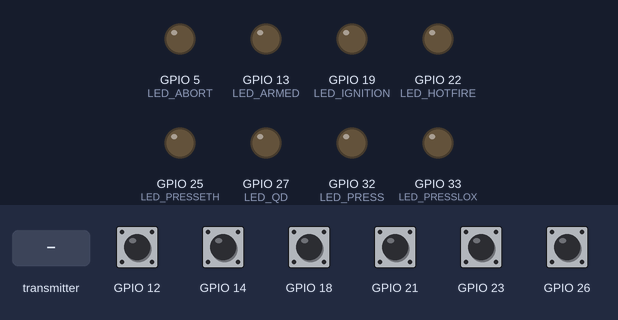
Recording of a sketch running on a simulated ESP32. On the bench: output pins drawn as LEDs (lit = HIGH). The inputs (shaded band) are chosen by the test bench; at power-on: GPIO 12, GPIO 14, GPIO 18, GPIO 21, GPIO 23, GPIO 26 HIGH. What the sketch prints to the serial monitor is not drawn.

Above: at 1.2 s.
1.3 s: GPIO 18 pulled LOW for 0.15 s
At 1.42 s:
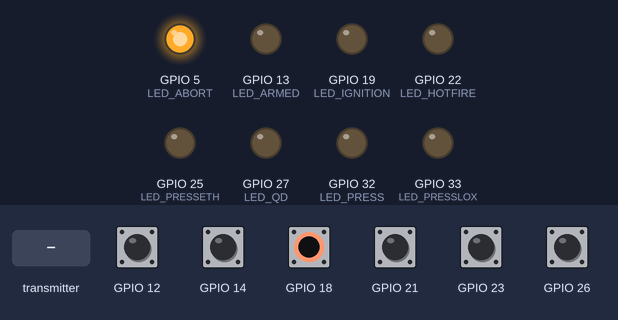
3.0 s: GPIO 14 pulled LOW for 0.15 s
4.7 s: the transmitter starts sending messageTime = 0
Timing chart, 0 to 7.7 s (numbered marks = the images above; inputs shaded):
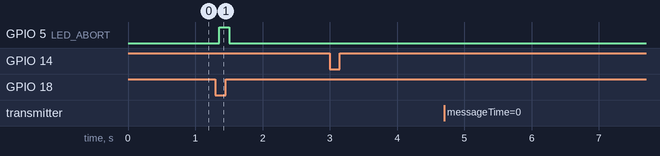

Measured:
- after the input at 1.3 s, GPIO 5 (LED_ABORT): LOW → HIGH after 0.05 s, → LOW 0.15 s later
- after the input at 3.0 s, every drawn part: stays the same
- after the input at 4.7 s, every drawn part: stays the same

The sketch:

COMBoard_LE2.ino
```cpp
/*
This code runs on the COM ESP32 and has a couple of main tasks.
1. Receive sensor data from DAQ ESP32
2. Send servo commands to DAQ ESP32
*/

#include <esp_now.h>
#include <WiFi.h>
#include <Wire.h>
#include <Arduino.h>
#include "HX711.h"
#include <ezButton.h>
#include "avdweb_Switch.h"
#include "freertos/FreeRTOS.h"
#include "freertos/Task.h"

//IF YOU WANT TO DEBUG, SET THIS TO 1. IF NOT SET ZERO
int DEBUG = 0;

Switch SWITCH_ARMED = Switch(14);  //correct
Switch SWITCH_PRESS = Switch(12);  //correct
Switch SWITCH_QD = Switch(26);   //  correct
Switch SWITCH_IGNITION = Switch(21);
Switch SWITCH_HOTFIRE = Switch(23);
Switch SWITCH_ABORT = Switch(18);
#define LED_ARMED 13   //correct
#define LED_PRESSETH 25 //correct
#define LED_PRESSLOX 33 //corect
#define LED_PRESS 32 //correct
#define LED_QD 27 //correct
#define LED_IGNITION 19 //
#define LED_HOTFIRE 22  //correct
#define LED_ABORT 5

float pressTime = 0;

 String success;
String message;
 int COMState;
 bool pressComplete = false;
 bool ethComplete = false;
 bool oxComplete = false;
 short int queueSize = 0;

esp_now_peer_info_t peerInfo;

//TIMING VARIABLES
 int state;
int serialState;
 int manualState;
 int DAQState;
 int loopStartTime;
int sendDelay = 50;   //Measured in ms
enum STATES {IDLE, ARMED, PRESS, QD, IGNITION, HOTFIRE, ABORT};
//#define DEBUG_IDLE 90
//#define DEBUG_ARMED 91
//#define DEBUG_PRESS 92
//#define DEBUG_QD 93
//#define DEBUG_IGNITION 94
//#define DEBUG_HOTFIRE 95
//#define DEBUG_ABORT 96
double lastPrintTime = 0;
int debug_state = 0;

float currTime = 0;
float loopTime = 0;

float sendTime = 0;
float receiveTime = 0;

//ENSURE IP ADDRESS IS CORRECT FOR DEVICE IN USE!!!
//DAQ Breadboard {0x24, 0x62, 0xAB, 0xD2, 0x85, 0xDC}
//DAQ Protoboard {0x0C, 0xDC, 0x7E, 0xCB, 0x05, 0xC4}
//NON BUSTED DAQ {0x7C, 0x9E, 0xBD, 0xD8, 0xFC, 0x14}
// {0xC4, 0xDD, 0x57, 0x9E, 0x96, 0x34};
// HOTFIRE ADDRESS --> uint8_t broadcastAddress[] = {0xC8, 0xF0, 0x9E, 0x50, 0x23, 0x34}; //Core board 1
uint8_t broadcastAddress[] = {0x48, 0xE7, 0x29, 0xA3, 0x0D, 0xA8};
//uint8_t broadcastAddress[] = {0xB0, 0xA7, 0x32, 0xDE, 0xD3, 0x1C}; //Core board 2
//{0x30, 0xC6, 0xF7, 0x2A, 0x28, 0x04}

//Structure example to send data
//Must match the receiver structure
struct struct_message {
  int messageTime;

  float PT_O1_raw;
  float PT_O2_raw;
  float PT_E1_raw;
  float PT_E2_raw;
  float PT_C1_raw;
  float LC_1_raw;
  float LC_2_raw;
  float LC_3_raw;
  float TC_1_raw;
  float TC_2_raw;

  float PT_O1_filtered;
  float PT_O2_filtered;
  float PT_E1_filtered;
  float PT_E2_filtered;
  float PT_C1_filtered;
  float LC_1_filtered;
  float LC_2_filtered;
  float LC_3_filtered;
  float TC_1_filtered;
  float TC_2_filtered;

  int COMState;
  int DAQState;
  short int queueLength;
  bool ethComplete;
  bool oxComplete;
  // bool oxvent;
  // bool ethVent;
  // bool VentComplete;
};


// Create a struct_message called Readings to recieve sensor readings remotely
struct_message incomingReadings;

// Create a struct_message to send commands
struct_message Commands;


void setup() {
  // put your setup code here, to run once:
  Serial.begin(115200);
  Serial.println("Start of Setup");

  // setup LEDs and set to LOW
  pinMode(LED_ARMED, OUTPUT);
  pinMode(LED_PRESSETH, OUTPUT);
  pinMode(LED_PRESSLOX, OUTPUT);
  pinMode(LED_PRESS, OUTPUT);
  pinMode(LED_QD, OUTPUT);
  pinMode(LED_IGNITION, OUTPUT);
  pinMode(LED_HOTFIRE, OUTPUT);
  pinMode(LED_ABORT, OUTPUT);

  digitalWrite(LED_ARMED, LOW);
  digitalWrite(LED_PRESSETH, LOW);
  digitalWrite(LED_PRESSLOX, LOW);
  digitalWrite(LED_PRESS, LOW);
  digitalWrite(LED_QD, LOW);
  digitalWrite(LED_IGNITION, LOW);
  digitalWrite(LED_HOTFIRE, LOW);
  digitalWrite(LED_ABORT, LOW);


  while(SWITCH_ABORT.on()){digitalWrite(LED_ABORT, HIGH);}

  //set device as WiFi station
  WiFi.mode(WIFI_STA);
  Serial.println(WiFi.macAddress());

  //initialize ESP32
   if (esp_now_init() != ESP_OK) {
    Serial.println("Error initializing ESP-NOW");
    return;
  }

  esp_now_register_send_cb(OnDataSent);

  // Register peer
  memcpy(peerInfo.peer_addr, broadcastAddress, 6);
  peerInfo.channel = 0;
  peerInfo.encrypt = false;

  // Add peer
  if (esp_now_add_peer(&peerInfo) != ESP_OK){
 //   Serial.println("Failed to add peer");
    return;
  }


  // Register for a callback function that will be called when data is received
  esp_now_register_recv_cb(OnDataRecv);

  // Used for debugging
  // Serial.println(WiFi.macAddress());
  state = IDLE;
  serialState = IDLE;
}


void loop(){
    loopStartTime=millis();
    if (Serial.available() > 0) {
    // read the incoming byte:
    state = (int)Serial.parseInt();
  }
  // Serial.print("I received: ");
  SWITCH_ARMED.poll();
  SWITCH_PRESS.poll();
  SWITCH_QD.poll();
  SWITCH_IGNITION.poll();
  SWITCH_HOTFIRE.poll();
  SWITCH_ABORT.poll();
  if (DEBUG ==1) {
  Serial.print("COM State: ");
  Serial.print(state);
  Serial.print(";      DAQ State: ");
  Serial.println(DAQState);
  if(!SWITCH_PRESS.on() && !SWITCH_ARMED.on() && !SWITCH_ABORT.on() && !SWITCH_QD.on() && !SWITCH_IGNITION.on() && !SWITCH_HOTFIRE.on()) {serialState=IDLE;}
  }

  switch (state) {
//
// if (DEBUG ==1) {
//  Serial.println(state);
// }

  case (IDLE): //Includes polling
    idle();
    if (SWITCH_ABORT.on()) {serialState=ABORT;}
    if (SWITCH_ARMED.on()) {serialState=ARMED;}
    state = serialState;
    break;

  case (ARMED):
    dataSendCheck();
    if (DAQState == ARMED) {digitalWrite(LED_ARMED, HIGH);}
    if (SWITCH_ABORT.on()) {serialState=ABORT;}
    if (SWITCH_PRESS.on()) {serialState=PRESS;}
    if(!SWITCH_ARMED.on()) {serialState=IDLE;}

    state = serialState;
    Serial.print("State: ");
    Serial.println(state);
    break;

  case (PRESS):
   // press();
    if (SWITCH_ABORT.on()) {serialState=ABORT;}
    if (DAQState == PRESS) {digitalWrite(LED_PRESS, HIGH);}
    if (ethComplete) {digitalWrite(LED_PRESSETH, HIGH);}
    if (oxComplete) {digitalWrite(LED_PRESSLOX, HIGH);}
    if (!ethComplete) {digitalWrite(LED_PRESSETH, LOW);}
    if (!oxComplete) {digitalWrite(LED_PRESSLOX, LOW);}
    if (SWITCH_QD.on()) {serialState=QD;}  //add pressComplete && later
    //add return to idle functionality hyer
    dataSendCheck();
    state = serialState;
    if(!SWITCH_PRESS.on() && !SWITCH_ARMED.on()) {serialState=IDLE;}
    break;

  case (QD):
    //quick_disconnect();
    if (SWITCH_ABORT.on()) {serialState=ABORT;}
    if (DAQState == QD) {digitalWrite(LED_QD, HIGH);}
    if (SWITCH_IGNITION.on()) {serialState=IGNITION;}
    state = serialState;
    if(!SWITCH_QD.on() && !SWITCH_PRESS.on() && !SWITCH_ARMED.on()) {serialState=IDLE;}
    dataSendCheck();
    break;


  case (IGNITION):
    //ignition();
    if (SWITCH_ABORT.on()) {serialState=ABORT;}
    if (DAQState == IGNITION) {digitalWrite(LED_IGNITION, HIGH);}
    if (SWITCH_HOTFIRE.on()) {serialState=HOTFIRE;}
    if(!SWITCH_QD.on() && !SWITCH_PRESS.on() && !SWITCH_ARMED.on() && !SWITCH_IGNITION.on()) {serialState=IDLE;}
    dataSendCheck();
    state = serialState;
    break;

  case (HOTFIRE):
    // hotfire();

    if (SWITCH_ABORT.on()) {serialState=ABORT;}
    if (DAQState == HOTFIRE) {digitalWrite(LED_HOTFIRE, HIGH);}
    dataSendCheck();

    state = serialState;
    break;

  case (ABORT):
    if (DAQState == ABORT) {digitalWrite(LED_ABORT, HIGH);}
    digitalWrite(LED_ABORT, HIGH);
    digitalWrite(LED_IGNITION,LOW);
    digitalWrite(LED_QD, LOW);
    digitalWrite(LED_ARMED, LOW);
    digitalWrite(LED_PRESS, LOW);
    digitalWrite(LED_PRESSETH, LOW);
    digitalWrite(LED_PRESSLOX, LOW);
    digitalWrite(LED_HOTFIRE, LOW);
    state = ABORT;
    dataSendCheck();
    if(!SWITCH_QD.on() && !SWITCH_PRESS.on() && !SWITCH_ARMED.on() && !SWITCH_IGNITION.on() && !SWITCH_HOTFIRE.on() && !SWITCH_ABORT.on()) {serialState=IDLE;}
    state = serialState;
    break;

//  case (DEBUG):
//   // debug();
//    serialState=IDLE;
//    state = serialState;
//    debug();
//    break;
  }

  }

 void turnoffLEDs() {
    digitalWrite(LED_ARMED, LOW);
    digitalWrite(LED_PRESS, LOW);
    digitalWrite(LED_PRESSETH, LOW);
    digitalWrite(LED_PRESSLOX, LOW);
    digitalWrite(LED_QD, LOW);
    digitalWrite(LED_IGNITION, LOW);
    digitalWrite(LED_HOTFIRE, LOW);
    digitalWrite(LED_ABORT, LOW);
 }

void idle() {
  dataSendCheck();
  turnoffLEDs();
}


void dataSendCheck() {

    dataSend();

}

void dataSend() {
  // Set values to send
  Commands.COMState = state;

  // Send message via ESP-NOW
  esp_err_t result = esp_now_send(broadcastAddress, (uint8_t *) &Commands, sizeof(Commands));
}

void OnDataRecv(const uint8_t * mac, const uint8_t *incomingData, int len) {
  memcpy(&incomingReadings, incomingData, sizeof(incomingReadings));
// Serial.print("Bytes received: ");
//  Serial.println(len);
  DAQState = incomingReadings.DAQState;
  // pressComplete = incomingReadings.pressComplete;
  oxComplete = incomingReadings.oxComplete;
  ethComplete = incomingReadings.ethComplete;
  receiveDataPrint();
}

void OnDataSent(const uint8_t *mac_addr, esp_now_send_status_t status) {
  // Serial.print("\r\nLast Packet Send Status:\t");
  // Serial.println(status == ESP_NOW_SEND_SUCCESS ? "Delivery Success" : "Delivery Fail");
  if (status ==0){
    success = "Delivery Success :)";
  }
  else{
    success = "Delivery Fail :(";
  }
}

void receiveDataPrint() {
  message = "";
  message.concat(millis());
  message.concat(" ");
  message.concat(incomingReadings.messageTime);
  message.concat(" ");
  message.concat(incomingReadings.PT_O1_raw);
  message.concat(" ");
  message.concat(incomingReadings.PT_O2_raw);
  message.concat(" ");
  message.concat(incomingReadings.PT_E1_raw);
  message.concat(" ");
  message.concat(incomingReadings.PT_E2_raw);
  message.concat(" ");
  message.concat(incomingReadings.PT_C1_raw);
  message.concat(" ");
  message.concat(incomingReadings.LC_1_raw);
  message.concat(" ");
  message.concat(incomingReadings.LC_2_raw);
  message.concat(" ");
  message.concat(incomingReadings.LC_3_raw);
  message.concat(" ");
  message.concat(incomingReadings.TC_1_raw);
  message.concat(" ");
  message.concat(incomingReadings.TC_2_raw);
  message.concat(" ");

  message.concat(incomingReadings.PT_O1_filtered);
  message.concat(" ");
  message.concat(incomingReadings.PT_O2_filtered);
  message.concat(" ");
  message.concat(incomingReadings.PT_E1_filtered);
  message.concat(" ");
  message.concat(incomingReadings.PT_E2_filtered);
  message.concat(" ");
  message.concat(incomingReadings.PT_C1_filtered);
  message.concat(" ");
  message.concat(incomingReadings.LC_1_filtered);
  message.concat(" ");
  message.concat(incomingReadings.LC_2_filtered);
  message.concat(" ");
  message.concat(incomingReadings.LC_3_filtered);
  message.concat(" ");
  message.concat(incomingReadings.TC_1_filtered);
  message.concat(" ");
  message.concat(incomingReadings.TC_2_filtered);
  message.concat(" ");
  // message.concat(incomingCap1);
  // message.concat(" ");
  // message.concat(incomingCap2);
  // message.concat(" ");
  message.concat(Commands.COMState);
  message.concat(" ");
  message.concat(DAQState);
  message.concat(" ");
  message.concat(incomingReadings.queueLength);

  Serial.println(message);
}
```
